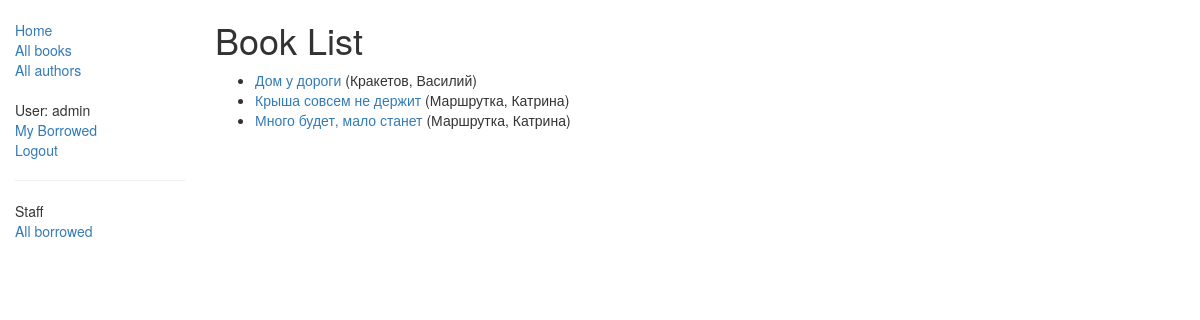
Page /catalog/books/ (signed in) on the committed database.
### catalog/models.py (models this page shows, shortened)
class Book(models.Model):
    title = models.CharField(max_length=200)
    author = models.ForeignKey('Author', on_delete=models.SET_NULL, null=True)
    summary = models.TextField(max_length=1000, help_text="Enter a brief description of the book")
    isbn = models.CharField('ISBN', max_length=13,
                            unique=True,
                            help_text='13 Character <a href="https://www.isbn-international.org/content/what-isbn'
                                      '">ISBN number</a>')
    genre = models.ManyToManyField(Genre, help_text="Select a genre for this book")
    language = models.ForeignKey('Language', on_delete=models.SET_NULL, null=True)
    class Meta:
        ordering = ['title', 'author']
    def display_genre(self):
        return ', '.join([genre.name for genre in self.genre.all()[:3]])
    display_genre.short_description = 'Genre'
    def get_absolute_url(self):
        return reverse('book-detail', args=[str(self.id)])

class Author(models.Model):
    first_name = models.CharField(max_length=100)
    last_name = models.CharField(max_length=100)
    date_of_birth = models.DateField(null=True, blank=True)
    date_of_death = models.DateField('died', null=True, blank=True)
    class Meta:
        ordering = ['last_name', 'first_name']
    def __str__(self):
        return '{0}, {1}'.format(self.last_name, self.first_name)

### catalog/views.py (the view)
# urls.py: path('books/', views.BookListView.as_view(), name='books'),
class BookListView(generic.ListView):
    model = Book
    paginate_by = 10

### catalog/templates/catalog/book_list.html
{% extends "base_generic.html" %}
{% block content %}
    <h1>Book List</h1>
    {% if book_list %}
    <ul>
      {% for book in book_list %}
      <li>
        <a href="{{ book.get_absolute_url }}">{{ book.title }}</a> ({{book.author}})
      </li>
      {% endfor %}
    </ul>
    {% else %}
      <p>There are no books in the library.</p>
    {% endif %}
{% endblock %}

### catalog/templates/base_generic.html (shortened to what this page needs)
<!DOCTYPE html>
<html lang="en">
<head>
    <link
            rel="stylesheet"
            href="https://maxcdn.bootstrapcdn.com/bootstrap/3.3.7/css/bootstrap.min.css"/>
    {% load static %}
    <link rel="stylesheet" href="{% static 'css/styles.css' %}"/>
</head>
<body>
<div class="container-fluid">
    <div class="row">
        <div class="col-sm-2">
            {% block sidebar %}
                <ul class="sidebar-nav">
                    <li><a href="{% url 'index' %}">Home</a></li>
                    <li><a href="{% url 'books' %}">All books</a></li>
                    <li><a href="{% url 'authors' %}">All authors</a></li>
                </ul>
                <ul class="sidebar-nav">
                    {% if user.is_authenticated %}
                        <li>User: {{ user.get_username }}</li>
                        <li><a href="{% url 'my-borrowed' %}">My Borrowed</a></li>
                        <li><a href="{% url 'logout' %}?next={{ request.path }}">Logout</a></li>
                    {% else %}
                        <li><a href="{% url 'login' %}?next={{ request.path }}">Login</a></li>
                    {% endif %}
                </ul>
                {% if perms.catalog.can_mark_returned %}
                    <hr>
                    <ul class="sidebar-nav">
                        <li>Staff</li>
                        <li><a href="{% url 'all-borrowed' %}">All borrowed</a></li>
                    </ul>
                {% endif %}
            {% endblock %}
        </div>
        <div class="col-sm-10 ">
            {% block content %}{% endblock %}
        </div>
    </div>
</div>
</body>
</html>

### catalog/static/css/styles.css (style rules this page uses)
.sidebar-nav { margin-top: 20px; padding: 0; list-style: none; }

### rows in the picture
Book: title "Дом у дороги", author "Кракетов, Василий"
Book: title "Крыша совсем не держит", author "Маршрутка, Катрина"
Book: title "Много будет, мало станет", author "Маршрутка, Катрина"

### other values in the picture
{{ user.get_username }} "admin"
